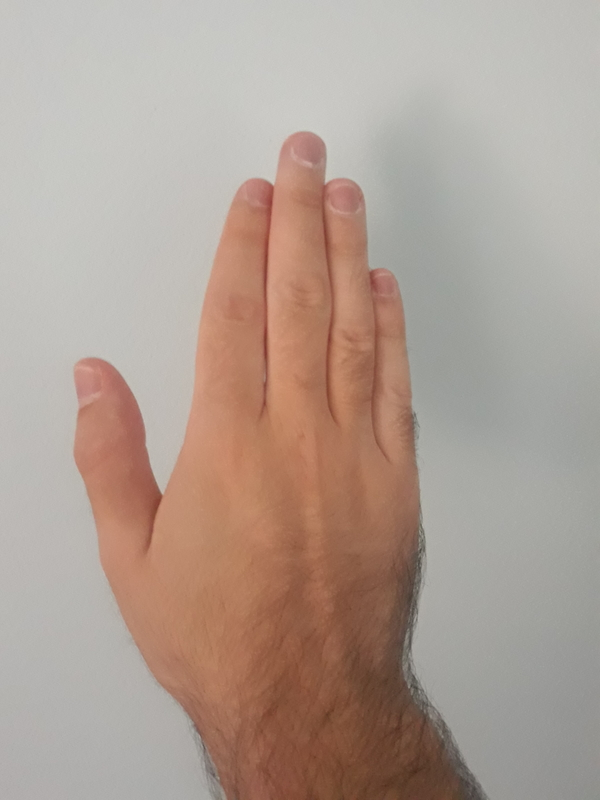
#> input picture images/paper_10.jpg, 600 x 800 px
$ python main.py images/paper_1.jpg images/paper_10.jpg
#> lines starting #> are read from the running program, lines starting #| are printed output that depends on the picture; after the words box and inside, x2 and y2 are one past the last pixel; in counts of white or black regions, pixels touching at a corner belong together
#> further down, image is the input picture: shape (800, 600, 3); mean B, G, R 147.9, 158.3, 175.3
### io_utils.py
from exceptions import InvalidCommandLineArgsError
from image_param import ImageParam


# TODO: recode this - not elegant solution + move this to the separate file
def waitUntilEnter():
    input()

# easier to maintain
def parseArguments(arguments: list):
    argsMap = {}
    if len(arguments) % 2 == 1:
        raise InvalidCommandLineArgsError("Number of command line arguments must be even.")
    for i in range(0, len(arguments), 2):
        argName, argVal = arguments[i][2:], arguments[i + 1]
        try:argsMap[argName] = float(argVal)
        except (TypeError, ValueError) as e:
            if "," in argVal:
                argVal = tuple(argVal.split(","))
                argsMap[argName] = tuple(map(int, argVal))
    ImageParam.setParams(**argsMap)

### image_param.py
class ImageParam:
    # angle params
    angleBounds = (75, 105)  # TODO: lower-upper validation
    angleOffset = 0
    cutoffAngles = (-15, 15)  # TODO: lower-upper validation
    rotationAngle = 0

    # flags
    takeUpperHalf = False

    # dist params
    consecutivePointsDistThreshold = 30.0

    # coordinates offsets
    consecutivePointsCoordOffset = 5.0

    # valley params
    valleyTopPointsHeightDiff = 50
    valleyDepthThreshold = 70
    valleySidesLengthFactor = 1.2

    # finger params
    fingersHeightDiff = 100
    fingersLengthDiff = 140
    minMaxFingerDist = 100
    longestFingersHeightsThreshold = 280

    @staticmethod
    def setParams(**params):
        for key, value in params.items():
            if hasattr(ImageParam, key):
                ImageParam.key = value
                setattr(ImageParam, key, value)

### img_proc.py
import cv2
import numpy as np

from exceptions import InvalidArgumentTypeOrValueError

USUAL_COLORSPACES_MAP = {"grayscale": cv2.COLOR_BGR2GRAY, "hsv": cv2.COLOR_BGR2HSV}
THRESHOLD_TYPES = (cv2.THRESH_BINARY, cv2.THRESH_BINARY_INV, cv2.THRESH_TRUNC, cv2.THRESH_TOZERO, cv2.THRESH_TOZERO_INV,
                   cv2.THRESH_BINARY + cv2.THRESH_OTSU)


# [7 lines left out: function getColorSpaces, not called in this run]


def convertColorSpace(image: object, colorSpace: str = "grayscale") -> object:
    """
    Convert the input image to the given color space
    :param image: image that should be converted
    :type image: numpy array
    :param colorSpace:  target color space
    :type colorSpace: string
    :return: image with the changed colorspace
    :rtype: numpy array
    """
#> called with colorSpace = 'grayscale'
    if not isinstance(colorSpace, str):
        raise InvalidArgumentTypeOrValueError("Invalid color space argument type")
    colorSpace = USUAL_COLORSPACES_MAP.get(colorSpace, cv2.COLOR_BGR2GRAY)
    return cv2.cvtColor(image, colorSpace)
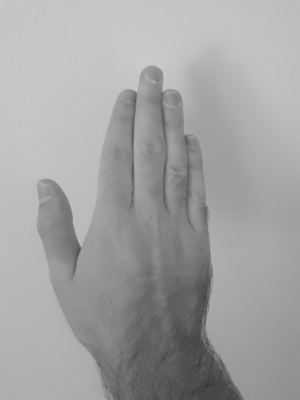
#> returned value: shape (800, 600) (shown at 1/2 size); min 49, max 205, mean 162.3


# [10 lines left out: function getImageUpperPart, not called in this run]


def applyCannyEdge(image: object, thresholdLower: int, thresholdUpper: int, **otherParams: dict) -> object:
    """
    Applies Canny edge detection algorithm.
    :param image: input image that should be processed
    :type image: numpy object
    :param thresholdLower: lower threshold in Canny edge algorithm
    :type thresholdLower: int
    :param thresholdUpper: upper threshold in Canny edge algorithm
    :type: int
    :param otherParams: other optional params
    :type otherParams: dict
    :return: return image with detected edges
    :rtype: image object (numpy array)
    """
#> called with thresholdLower = 10, thresholdUpper = 100
    if not (isinstance(thresholdLower, int) and isinstance(thresholdUpper, int)):
        raise InvalidArgumentTypeOrValueError("Threshold values must be integer type.")
    if not thresholdLower < thresholdUpper:
        raise InvalidArgumentTypeOrValueError("Lower threshold must be less than upper threshold.")
    return cv2.Canny(image, thresholdLower, thresholdUpper, **otherParams)
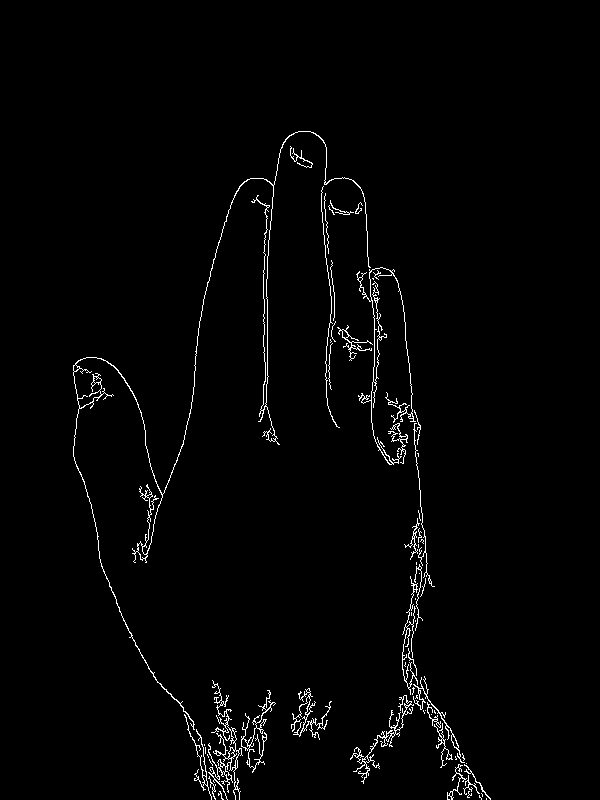
#> returned value: shape (800, 600); 1.7% white in thin lines or dots, all inside (x1, y1, x2, y2) = (73, 131, 491, 800)


def applyDilation(image: np.ndarray, kernel: tuple = (3, 3), iterations: int = 1) -> np.ndarray:
    """
    Dilates the given image.
    :param image: image that will be dilated.
    :type image: image objec
    :param kernel: vector of kernel dimensions, preferred values in vector should be odd.
    :type kernel: vector types (tuple, list)
    :param iterations: number of applied dilations, at least 1
    :type iterations: int
    :return: dilated image
    :rtype: image
    """
    assert isinstance(iterations,
                      int) and iterations > 0, "Invalid parameters format - number of iterations must be positive " \
                                               "integer "
    if kernel is not None and not (type(kernel) in (tuple, list) and len(kernel) == 2):
        raise InvalidArgumentTypeOrValueError("Kernel must be of vector type with 1x2 size")
    return cv2.dilate(image, kernel=kernel, iterations=iterations)


def applyErosion(image: np.ndarray, kernel: tuple = (3, 3), iterations: int = 1) -> np.ndarray:
    """
    Erodes the given image.
    :param image: image that will be eroded.
    :type image: image objec
    :param kernel: vector of kernel dimensions, preferred values in vector should be odd.
    :type kernel: vector types (tuple, list)
    :param iterations: number of applied dilations, at least 1
    :type iterations: int
    :return: eroded image
    :rtype: image
    """
    assert isinstance(iterations,
                      int) and iterations > 0, "Invalid parameters format - number of iterations must be positive " \
                                               "integer "
    if kernel is not None and not (type(kernel) in (tuple, list) and len(kernel) == 2):
        raise InvalidArgumentTypeOrValueError("Kernel must be of vector type with 1x2 size")
    return cv2.erode(image, kernel=kernel, iterations=iterations)


def applyGaussianBlur(image: np.ndarray, kernel: tuple = (3, 3), sigmaX: float = 0, sigmaY: float = 0) -> object:
    """
    Applies Gaussian Blur on the image.
    :param image: image that will be blurred.
    :type image: image object
    :param kernel: vector of kernel dimensions, values in vector should be odd.
    :type kernel: vector types (tuple, list)
    :param sigmaX: stddev in X direction
    :type sigmaX: int
    :param sigmaY: stddev in Y direction
    :type sigmaY: stddev in Y direction
    :return: blurred image
    :rtype: image
    """
#> called with kernel = (5, 5), sigmaX = 0, sigmaY = 0
    # assert sigmaX is None or isinstance(sigmaX,
    #                                     float), "Invalid parameters format - sigmaX has not valid value or format"
    # assert sigmaY is None or isinstance(sigmaY,
    #                                     float), "Invalid parameters format - sigmaY has not valid value or format"

    assert type(kernel) in (tuple, list) and len(kernel) == 2 and kernel[0] % 2 == 1 and kernel[1] % 2 == 1, \
        "Kernel must be of vector type with 1x2 size with odd values elements."
    return cv2.GaussianBlur(image, kernel, sigmaX=sigmaX, sigmaY=sigmaY)
#> (the rest of the program and of its run is left out)
